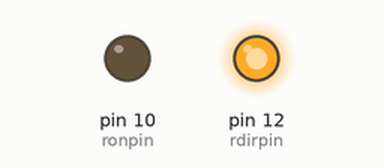
A sketch run on a simulated Arduino Uno, built with avr-gcc and run on an emulated ATmega328P. On the bench: output pins drawn as LEDs (lit = HIGH). Pins used as bus, display or sensor lines are not drawn.

Above: at 0.8 s.
At 2.4 s:
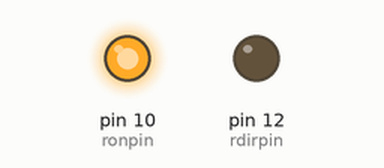
Timing chart, 0 to 3.7 s (numbered marks = the images above):
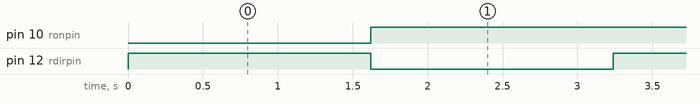

Measured:
- by itself, pin 10 (ronpin): LOW → HIGH at 1.6 s
- by itself, pin 12 (rdirpin): alternates HIGH for 1.6 s and LOW for 1.6 s

The sketch:

rotation.ino
```cpp
byte rmovepin = 11; byte rdirpin = 12; byte ronpin = 10;
unsigned long distance = 0;

bool dir = 1;

byte times = 1;
unsigned long dtend = 800;
unsigned long totaltime = 800;
int degreesrotation = 360;

long stepsrotation = degreesrotation*4.5;
long dt = totaltime*1000/stepsrotation;

void setup() {

  pinMode(rmovepin, OUTPUT); digitalWrite(rmovepin, LOW);
  pinMode(rdirpin, OUTPUT); digitalWrite(rdirpin, dir);
  pinMode(ronpin, OUTPUT); digitalWrite(ronpin, LOW);
}

void loop() {

  digitalWrite(rmovepin, HIGH);
  digitalWrite(rmovepin, LOW);
  delayMicroseconds(dt);
  distance++;

  if (distance == stepsrotation) {
    delay(dtend); distance = 0;
    if (dir == 0) { dir = 1; digitalWrite(rdirpin, dir); }
    else { dir = 0; digitalWrite(rdirpin, dir); }
    times--;
    if (times == 0) digitalWrite(ronpin, HIGH);
  }

}
```
